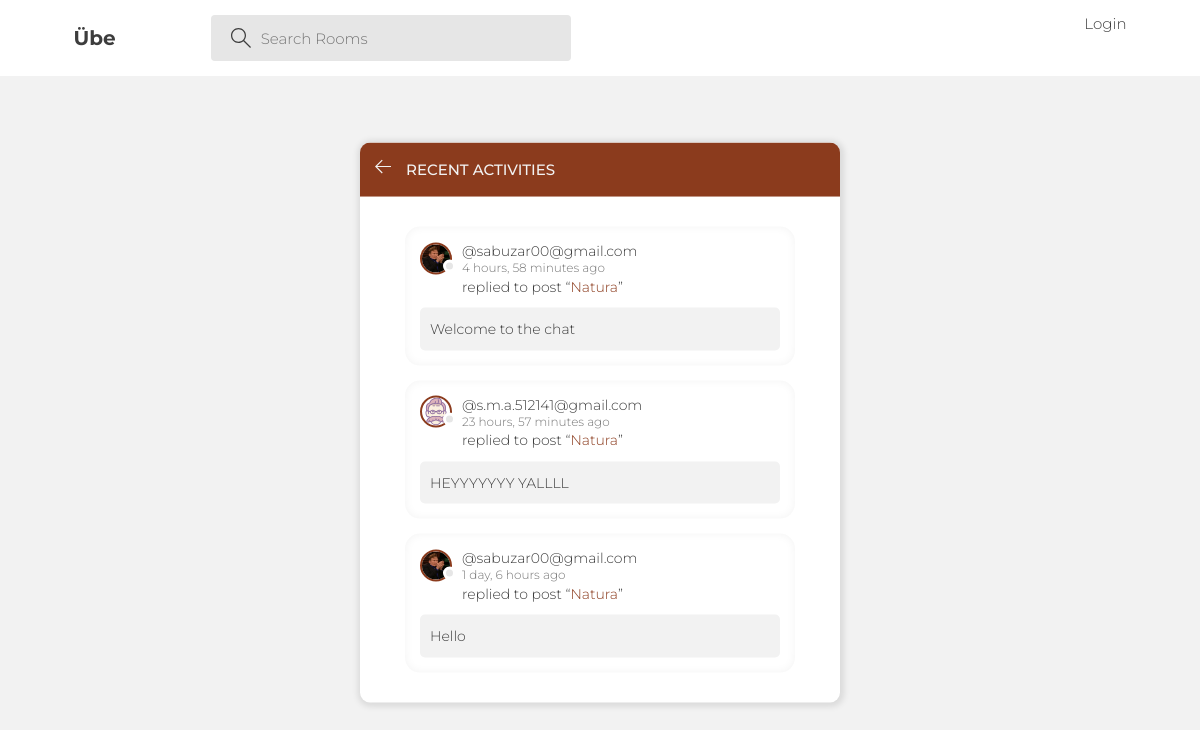
The page /recent/ on the database its author committed.
### base/models.py (models this page shows, shortened)
class Message(models.Model):
    user = models.ForeignKey(User, on_delete=models.CASCADE)
    room = models.ForeignKey(Room, on_delete=models.CASCADE)
    message = models.TextField()
    updated = models.DateTimeField(auto_now=True)
    created = models.DateTimeField(auto_now_add=True)
    class Meta:
        ordering = ['-updated', '-created']

class User(AbstractUser):
    name = models.CharField(max_length=250, null=True)
    email = models.EmailField(max_length=250, null=True, unique=True)
    bio = models.TextField(null=True, blank=True)
    avatar = models.ImageField(
        null=True, blank=True, default='default.svg'
    )
    USERNAME_FIELD = 'email'
    REQUIRED_FIELDS = []

class Room(models.Model):
    id = models.AutoField(primary_key=True, unique=True, auto_created=True)
    name = models.CharField(max_length=50)
    description = models.CharField(max_length=200, null=True, blank=True)
    link = models.CharField(max_length=50, unique=True)
    topics = models.ManyToManyField('Topic', related_name='rooms', blank=True)
    participants = models.ManyToManyField(
        User, related_name='rooms_joined', blank=True)
    host = models.ForeignKey(
        User, on_delete=models.CASCADE, related_name='rooms_hosted')
    updated = models.DateTimeField(auto_now=True)
    created = models.DateTimeField(auto_now_add=True)
    def __str__(self):
        return self.name
    class Meta:
        ordering = ['-updated', '-created']

### base/views.py (the view)
# urls.py: path('recent/', views.activity, name='recent-activity'),
def activity(request):
    room_messages = Message.objects.all()
    return render(request, 'base/activity.html', {'room_messages': room_messages})

### base/templates/base/activity.html (shortened to what this page needs)
{% extends 'main.html' %} {% block content %}
<main class="layout">
	<div class="container">
		<div class="layout__box">
			<div class="layout__boxHeader">
				<div class="layout__boxTitle">
					<a href="{% url 'home' %}">
						<svg
							version="1.1"
							xmlns="http://www.w3.org/2000/svg"
							width="32"
							height="32"
							viewBox="0 0 32 32">
							<title>arrow-left</title>
							<path
								d="M13.723 2.286l-13.723 13.714 13.719 13.714 1.616-1.611-10.96-10.96h27.625v-2.286h-27.625l10.965-10.965-1.616-1.607z"></path>
						</svg>
					</a>
					<h3>Recent Activities</h3>
				</div>
			</div>
			<div class="activities-page layout__body">
				{% for message in room_messages %}
				<div class="activities__box">
					<div class="activities__boxHeader roomListRoom__header">
						<a
							href="{% url 'profile' message.user.id %}"
							class="roomListRoom__author">
							<div class="avatar avatar--small">
								<img src="{{message.user.avatar.url}}" />
							</div>
							<p>
								@{{message.user}}
								<span>{{message.created|timesince}} ago</span>
							</p>
						</a>
					</div>
					<div class="activities__boxContent">
						<p>
							replied to post “<a
								href="{% url 'room' message.room.id %}"
								>{{message.room}}</a
							>”
						</p>
						<div class="activities__boxRoomContent">
							{{message.message}}
						</div>
					</div>
				</div>
				{% endfor %}
			</div>
		</div>
	</div>
</main>
{% endblock content %}

### templates/main.html (style rules this page uses)
:root { --color-main: #8b3b1d; --color-main-light: #ffdacd; --color-dark: #3d3d3d; --color-dark-medium: #c7522a ; --color-dark-light: #ffb59a; --color-light: #ffffff; --color-gray: #e6e6e6; --color-dark-gray: #767676; --color-light-gray: #f2f2f2; --color-bg: #f2f2f2; --color-success: #8eff66; }
* { font-family: "Montserrat", "Castoro Titling", "Aboreto", sans-serif; margin: 0; padding: 0; box-sizing: border-box; text-rendering: optimizeLegibility; font-size: inherit; font-weight: 300; color: var(--color-dark); }
html { font-size: 56.25%; }
@media only screen and (min-width: 1200px) { html { font-size: 62.5%; } }
body { line-height: 1.6; font-weight: 400; font-size: 1.5rem; color: var(--color-light-gray); background-color: var(--color-bg); min-height: 100vh; }
img { width: 100%; }
a { display: inline-block; color: var(--color-main); text-decoration: none; }
.container { max-width: 120rem; width: 90%; margin: auto; }
.avatar { position: relative; display: inline-block; border-radius: 50%; border: 2px solid var(--color-main); }
.avatar img { display: block; border-radius: 50%; object-fit: cover; object-position: center; }
.avatar::after { content: ""; display: block; position: absolute; background-color: var(--color-gray); z-index: 111; border-radius: 50%; border: 0.3rem solid var(--color-light); }
.avatar.avatar--small img { width: 2.8rem; height: 2.8rem; }
.avatar.avatar--small:after { width: 0.7rem; height: 0.7rem; bottom: 0px; right: -6px; }
.layout { margin-top: 2.4rem; }
.layout > .container { display: flex; justify-content: space-between; align-items: flex-start; }
.layout__box { width: 90%; max-width: 48rem; min-height: 40rem; position: absolute; top: 50%; left: 50%; transform: translate(-50%, -46%); background-color: var(--color-light); border-radius: 1rem; box-shadow: 1px 1px 6px 3px rgba(0, 0, 0, 0.1); overflow: hidden; }
.layout__boxHeader { display: flex; padding: 1.5rem; background-color: var(--color-main); }
.layout__boxTitle { display: flex; gap: 1.5rem; align-items: center; }
.layout__boxTitle h3 { text-transform: uppercase; font-weight: 500; color: var(--color-light-gray); }
.layout__boxTitle svg { width: 1.6rem; height: 1.6rem; fill: var(--color-light-gray); }
.layout__body { margin: 3rem; }
.roomListRoom__header { display: flex; justify-content: space-between; align-items: center; }
.roomListRoom__author { font-weight: 500; display: flex; align-items: center; gap: 1rem; }
.activities__box { margin: 1.5rem; padding: 1.5rem; border-radius: 15px; box-shadow: inset 0 0 10px rgba(0, 0, 0, 0.05); }
.activities__boxHeader p { font-size: 1.4rem; line-height: 1.3; }
.activities__boxHeader p span { color: var(--color-dark-gray); font-size: 1.2rem; display: block; }
.activities__boxContent { margin-left: 4.2rem; }
.activities__boxContent { font-size: 1.4rem; }
.activities__boxRoomContent { background: var(--color-bg); color: var(--color-dark); padding: 1rem; border-radius: 5px; margin-top: 1rem; margin-left: -4.2rem; }

### rows shown on the page
Message: user.avatar (picture), user "sabuzar00@gmail.com", created "4 hours, 58 minutes", room "Natura", message "Welcome to the chat"
Message: user.avatar (placeholder picture), user "s.m.a.512141@gmail.com", created "23 hours, 57 minutes", room "Natura", message "HEYYYYYYY YALLLL"
Message: user.avatar (picture), user "sabuzar00@gmail.com", created "1 day, 6 hours", room "Natura", message "Hello"
